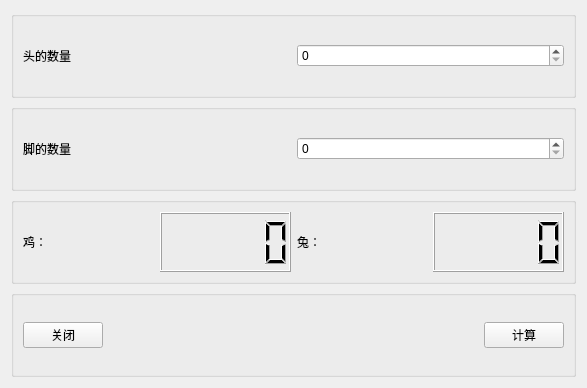
<?xml version="1.0" encoding="UTF-8"?>
<ui version="4.0">
 <class>Widget</class>
 <widget class="QWidget" name="Widget">
  <property name="geometry">
   <rect>
    <x>0</x>
    <y>0</y>
    <width>587</width>
    <height>388</height>
   </rect>
  </property>
  <property name="windowTitle">
   <string>Widget</string>
  </property>
  <layout class="QVBoxLayout" name="verticalLayout">
   <item>
    <widget class="QGroupBox" name="groupBox_2">
     <property name="title">
      <string/>
     </property>
     <layout class="QHBoxLayout" name="horizontalLayout_2">
      <item>
       <widget class="QLabel" name="lheaddef">
        <property name="text">
         <string>头的数量</string>
        </property>
       </widget>
      </item>
      <item>
       <widget class="QSpinBox" name="headspin"/>
      </item>
     </layout>
    </widget>
   </item>
   <item>
    <widget class="QGroupBox" name="groupBox_3">
     <property name="title">
      <string/>
     </property>
     <layout class="QHBoxLayout" name="horizontalLayout_3">
      <item>
       <widget class="QLabel" name="llegdef">
        <property name="text">
         <string>脚的数量</string>
        </property>
       </widget>
      </item>
      <item>
       <widget class="QSpinBox" name="legspin"/>
      </item>
     </layout>
    </widget>
   </item>
   <item>
    <widget class="QGroupBox" name="groupBox_4">
     <property name="title">
      <string/>
     </property>
     <layout class="QHBoxLayout" name="horizontalLayout_4">
      <item>
       <widget class="QLabel" name="lcd">
        <property name="text">
         <string>鸡：</string>
        </property>
       </widget>
      </item>
      <item>
       <widget class="QLCDNumber" name="chicklcd"/>
      </item>
      <item>
       <widget class="QLabel" name="lrd">
        <property name="text">
         <string>兔：</string>
        </property>
       </widget>
      </item>
      <item>
       <widget class="QLCDNumber" name="rablcd"/>
      </item>
     </layout>
    </widget>
   </item>
   <item>
    <widget class="QGroupBox" name="groupBox">
     <property name="title">
      <string/>
     </property>
     <layout class="QHBoxLayout" name="horizontalLayout">
      <item>
       <widget class="QPushButton" name="btnclose">
        <property name="text">
         <string>关闭</string>
        </property>
       </widget>
      </item>
      <item>
       <spacer name="horizontalSpacer">
        <property name="orientation">
         <enum>Qt::Horizontal</enum>
        </property>
        <property name="sizeHint" stdset="0">
         <size>
          <width>370</width>
          <height>20</height>
         </size>
        </property>
       </spacer>
      </item>
      <item>
       <widget class="QPushButton" name="btncalc">
        <property name="text">
         <string>计算</string>
        </property>
       </widget>
      </item>
     </layout>
    </widget>
   </item>
  </layout>
 </widget>
 <resources/>
 <connections>
  <connection>
   <sender>btnclose</sender>
   <signal>clicked()</signal>
   <receiver>Widget</receiver>
   <slot>close()</slot>
   <hints>
    <hint type="sourcelabel">
     <x>60</x>
     <y>344</y>
    </hint>
    <hint type="destinationlabel">
     <x>293</x>
     <y>193</y>
    </hint>
   </hints>
  </connection>
 </connections>
</ui>
